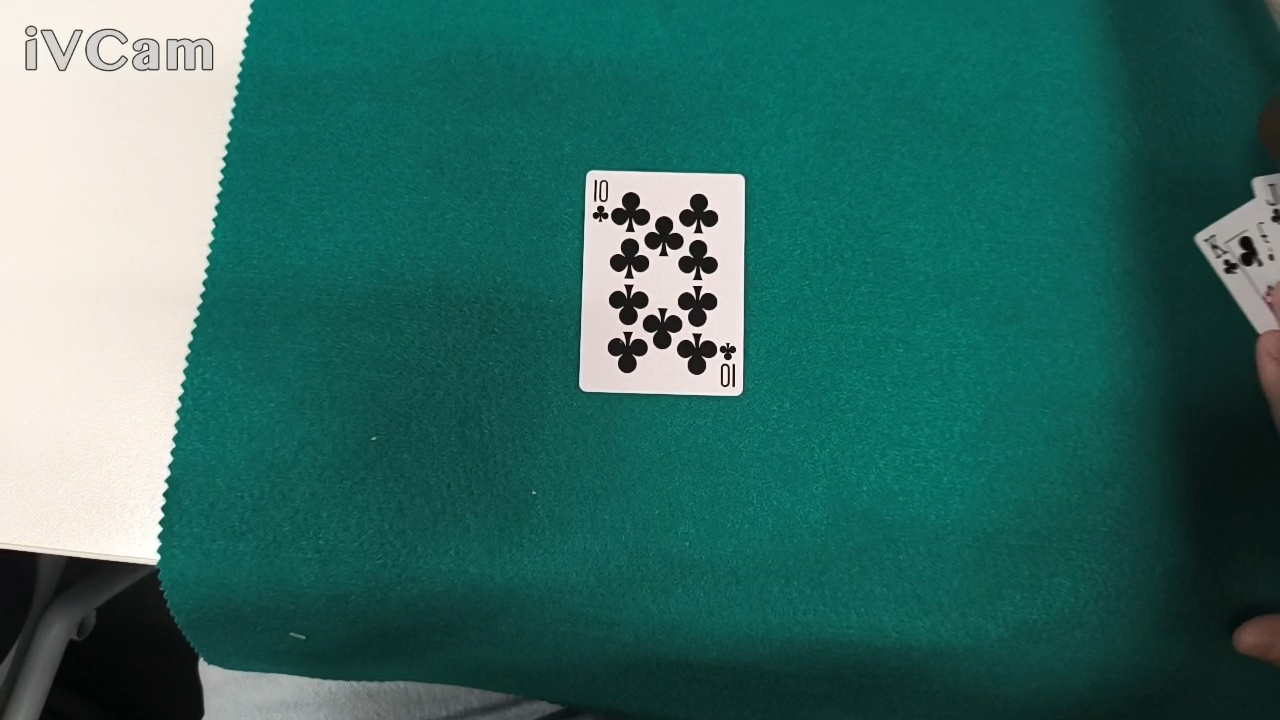
#> input picture card_templates/10_C_20251117_152222_full.jpg, 1280 x 720 px
$ python -i card_detector_fixed.py   (imports and definitions only)
#> lines starting #> are read from the running program, lines starting #| are printed output that depends on the picture; after the words box and inside, x2 and y2 are one past the last pixel; in counts of white or black regions, pixels touching at a corner belong together
#> further down, picture is the input picture: shape (720, 1280, 3); mean B, G, R 99.2, 107.1, 51.6
import cv2
import numpy as np

class CardDetector:
    def __init__(self, debug_mode=True):
        self.debug_mode = debug_mode

        # Rangos HSV MÁS AMPLIOS - se ajustarán en calibración
        self.green_lower = np.array([30, 30, 30])    # Más bajo
        self.green_upper = np.array([90, 255, 255])  # Más alto

        # Parámetros de detección más permisivos
        self.min_area = 1500
        self.max_area = 50000

    def detect_cards(self, frame):
        """Detección SIMPLIFICADA y ROBUSTA"""
        try:
            if frame is None:
                return [], []

            original = frame.copy()
            cards = []
            positions = []

            # 1. CONVERTIR A HSV
            hsv = cv2.cvtColor(frame, cv2.COLOR_BGR2HSV)
#> hsv: shape (720, 1280, 3); mean H, S, V 73.6, 168.5, 108.6

            # 2. CREAR MÁSCARA VERDE
            mask = cv2.inRange(hsv, self.green_lower, self.green_upper)
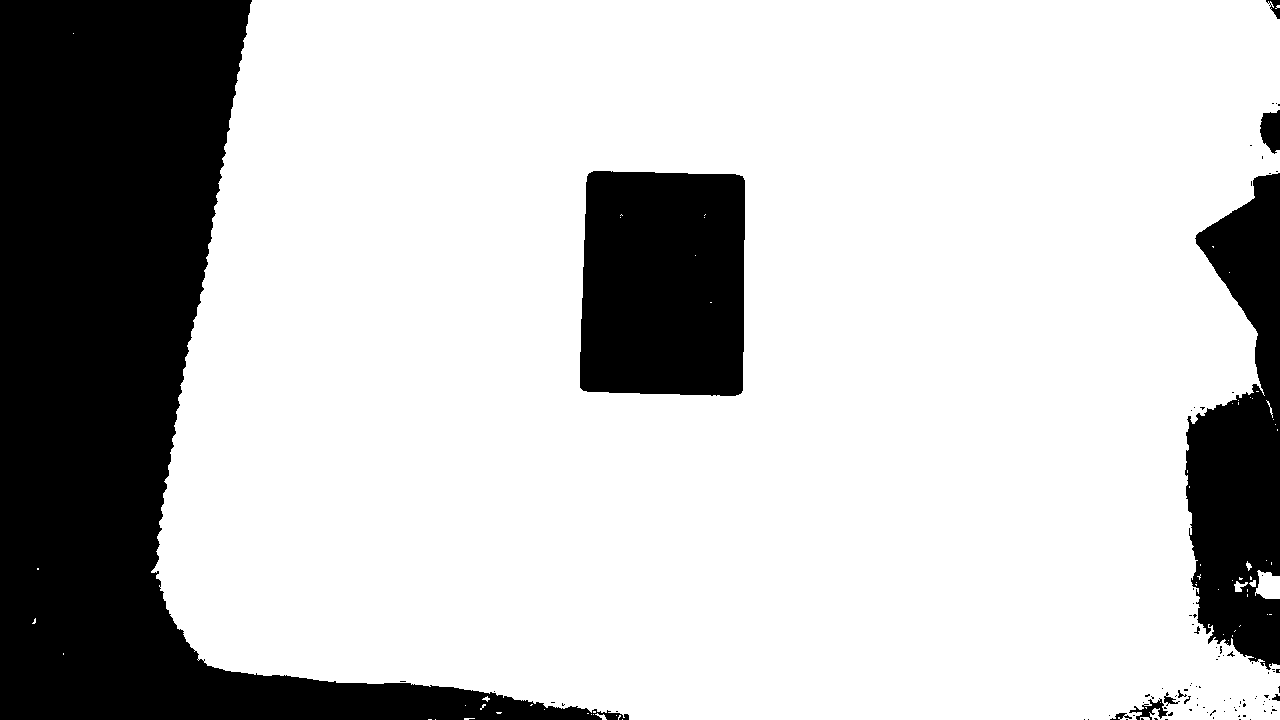
#> mask: shape (720, 1280); 75.8% white; 97 black regions (85 under 20 px), largest, box (x1, y1, x2, y2) and area: (0, 0, 629, 720) 155718, (580, 171, 745, 396) 35572, (1185, 173, 1280, 670) 30506

            # 3. MEJORAR LA MÁSCARA
            kernel = np.ones((5,5), np.uint8)
            mask = cv2.morphologyEx(mask, cv2.MORPH_CLOSE, kernel)
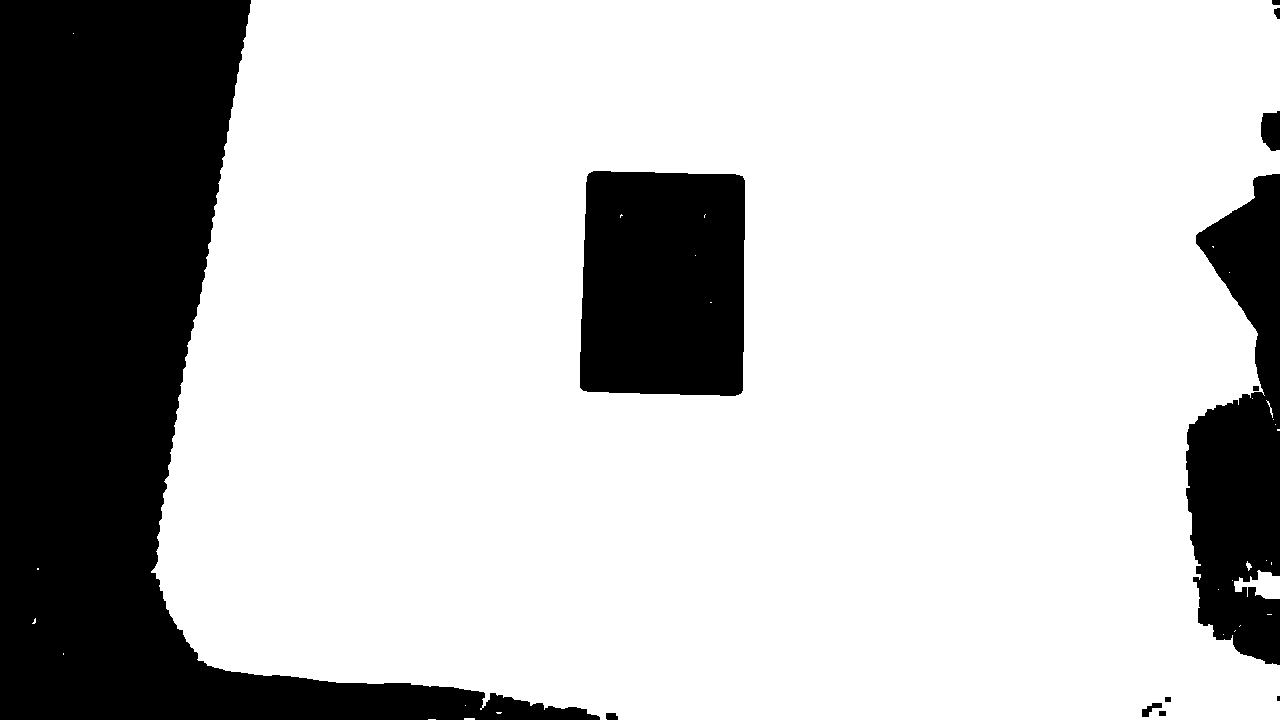
#> mask: shape (720, 1280); 75.9% white; 12 black regions (1 under 20 px), largest, box (x1, y1, x2, y2) and area: (0, 0, 600, 720) 155328, (580, 171, 745, 396) 35565, (1186, 174, 1280, 665) 29982
            mask = cv2.morphologyEx(mask, cv2.MORPH_OPEN, kernel)
#> mask: shape (720, 1280); 75.9% white; 9 black regions (1 under 20 px)

            if self.debug_mode:
                cv2.imshow("1 - Máscara Verde", mask)
                print(f"Píxeles verdes detectados: {cv2.countNonZero(mask)}")
#| Píxeles verdes detectados: 699195

            # 4. ENCONTRAR CONTORNOS
            contours, _ = cv2.findContours(mask, cv2.RETR_EXTERNAL, cv2.CHAIN_APPROX_SIMPLE)
#> contours = 2 contours; box (x1, y1, x2, y2) and area: (154, 0, 1280, 720) 732370, (1234, 572, 1280, 599) 665

            if self.debug_mode:
                print(f"Contornos encontrados: {len(contours)}")
#| Contornos encontrados: 2

            # 5. FILTRAR CONTORNOS QUE PODRÍAN SER CARTAS
            for contour in contours:
                area = cv2.contourArea(contour)

                # Filtrar por área
                if area < self.min_area or area > self.max_area:
                    continue

                # Simplificar contorno
                epsilon = 0.02 * cv2.arcLength(contour, True)
                approx = cv2.approxPolyDP(contour, epsilon, True)

                # Buscar formas con 4 lados (cartas)
                if len(approx) == 4:
                    x, y, w, h = cv2.boundingRect(contour)

                    # Verificar relación de aspecto de carta
                    aspect_ratio = w / h
                    if 0.5 <= aspect_ratio <= 0.8:  # Relación típica de cartas
                        # Extraer la carta con margen
                        margin = 15
                        x1 = max(0, x - margin)
                        y1 = max(0, y - margin)
                        x2 = min(frame.shape[1], x + w + margin)
                        y2 = min(frame.shape[0], y + h + margin)

                        card_img = original[y1:y2, x1:x2]

                        if card_img.size > 0:
                            cards.append(card_img)
                            positions.append((x1, y1, x2-x1, y2-y1))

                            if self.debug_mode:
                                print(f"Carta detectada: {x1}, {y1}, {w}, {h}, área: {area}")
#> this loop made 2 passes
#> area on passes 1 to 2: 665, 732370.5
#> after the loop, cards = []; positions = []

            if self.debug_mode:
                # Mostrar resultado
                result = original.copy()
                for (x, y, w, h) in positions:
                    cv2.rectangle(result, (x, y), (x+w, y+h), (0, 255, 0), 3)
                    cv2.putText(result, "CARTA", (x, y-10),
                               cv2.FONT_HERSHEY_SIMPLEX, 0.7, (0, 255, 0), 2)
#> this loop made 0 passes
                cv2.imshow("2 - Cartas Detectadas", result)
                cv2.waitKey(1)

            return cards, positions

        except Exception as e:
            print(f"Error en detección: {e}")
            return [], []

    # [161 lines left out: functions calibrate_color, prueba_rapida, prueba_camara, not called in this run]

# [13 lines not run here, left out]

>>> import cv2
>>> picture = cv2.imread('card_templates/10_C_20251117_152222_full.jpg')
>>> result = CardDetector().detect_cards(picture)
#> result = ([], [])

$ run again, on card_templates/3_C_20251117_151905_full.jpg
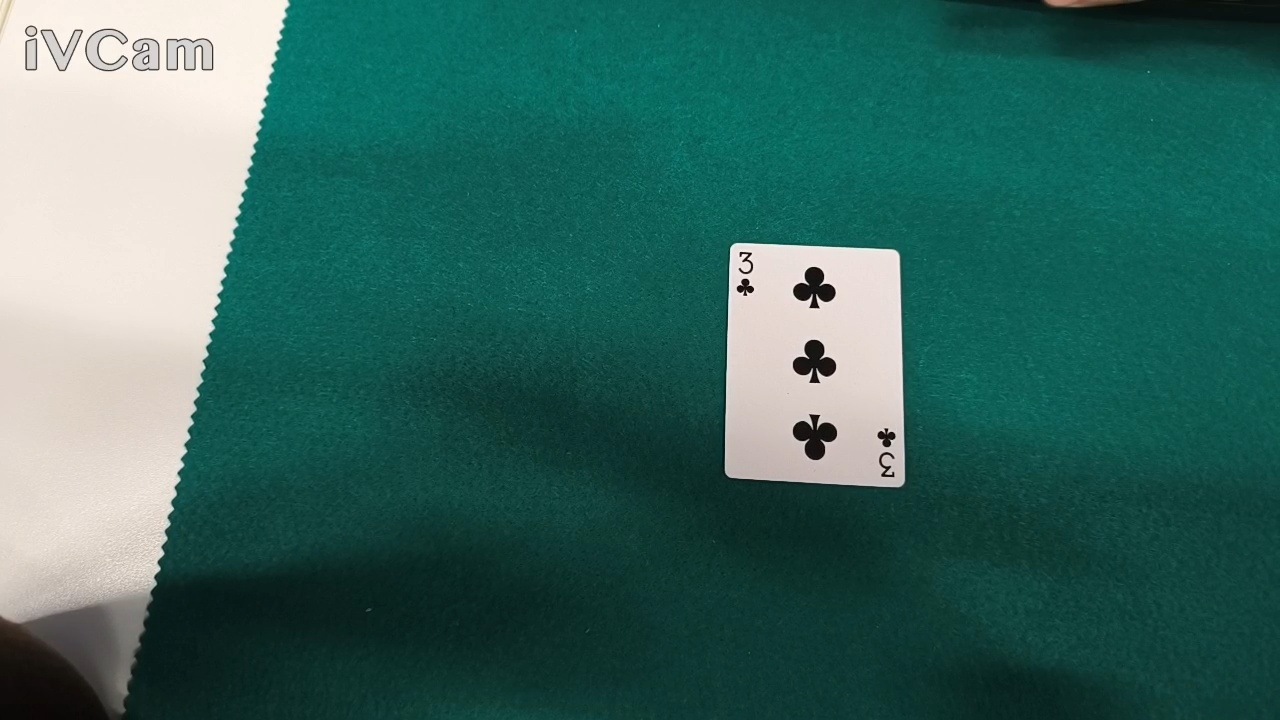
#> input picture card_templates/3_C_20251117_151905_full.jpg, 1280 x 720 px
#> picture is the input picture: shape (720, 1280, 3); mean B, G, R 95.7, 103.3, 54.6
#> hsv: shape (720, 1280, 3); mean H, S, V 71.6, 167.9, 105.2
#> in detect_cards, `mask = cv2.inRange(hsv, self.green_lower, self.green_upper)`:
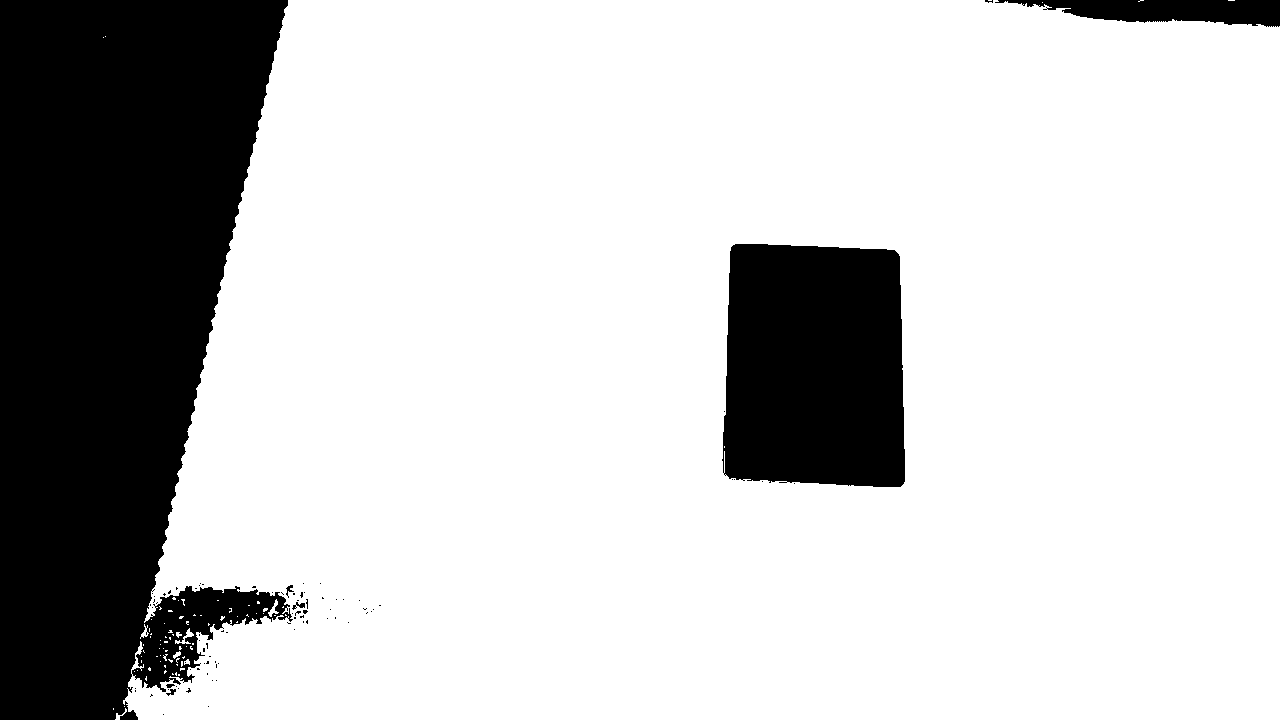
#> mask: shape (720, 1280); 78.2% white; 85 black regions (78 under 20 px), largest, box (x1, y1, x2, y2) and area: (0, 0, 293, 720) 154364, (722, 244, 905, 487) 41580, (995, 0, 1280, 27) 4955
#> in detect_cards, `mask = cv2.morphologyEx(mask, cv2.MORPH_OPEN, kernel)`:
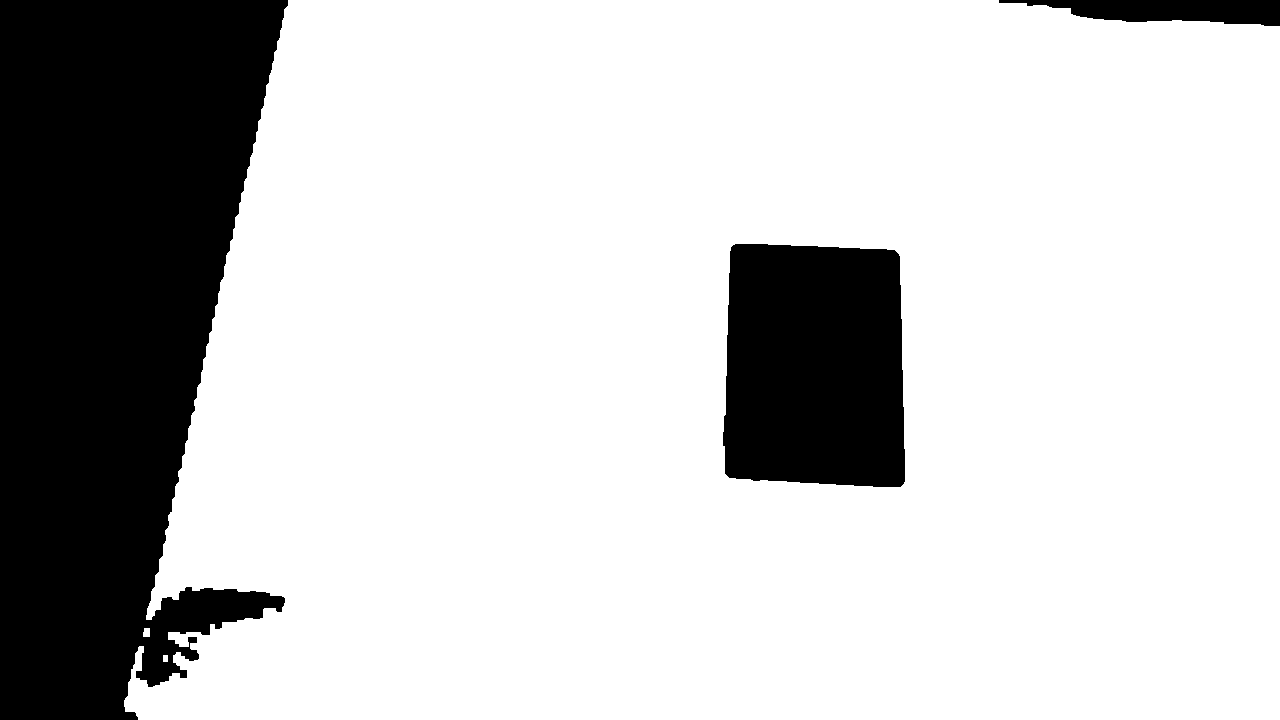
#> mask: shape (720, 1280); 78.3% white; 3 black regions
#| Píxeles verdes detectados: 721764
#> contours = 3 contours; box (x1, y1, x2, y2) and area: (124, 0, 1280, 720) 761114, (143, 628, 150, 637) 44, (163, 655, 168, 662) 24
#| Contornos encontrados: 3
#> the loop in detect_cards, `for contour in contours:` made 3 passes
#> area on passes 2 to 3: 44.5, 761114
#> after the loop in detect_cards, `for contour in contours:`: cards = []
#> result = ([], [])

$ run again, on card_templates/5_C_20251117_151933_full.jpg
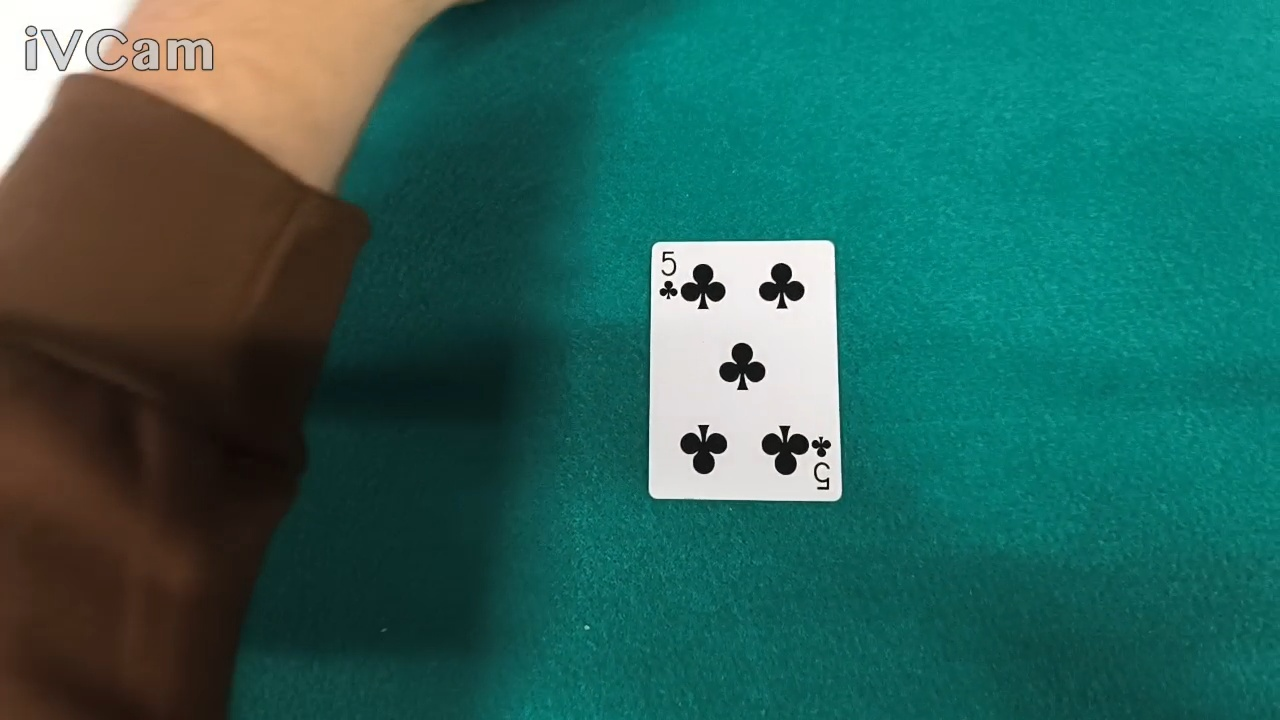
#> input picture card_templates/5_C_20251117_151933_full.jpg, 1280 x 720 px
#> picture is the input picture: shape (720, 1280, 3); mean B, G, R 90.4, 99.6, 41.9
#> hsv: shape (720, 1280, 3); mean H, S, V 67.2, 188.7, 105.9
#> in detect_cards, `mask = cv2.inRange(hsv, self.green_lower, self.green_upper)`:
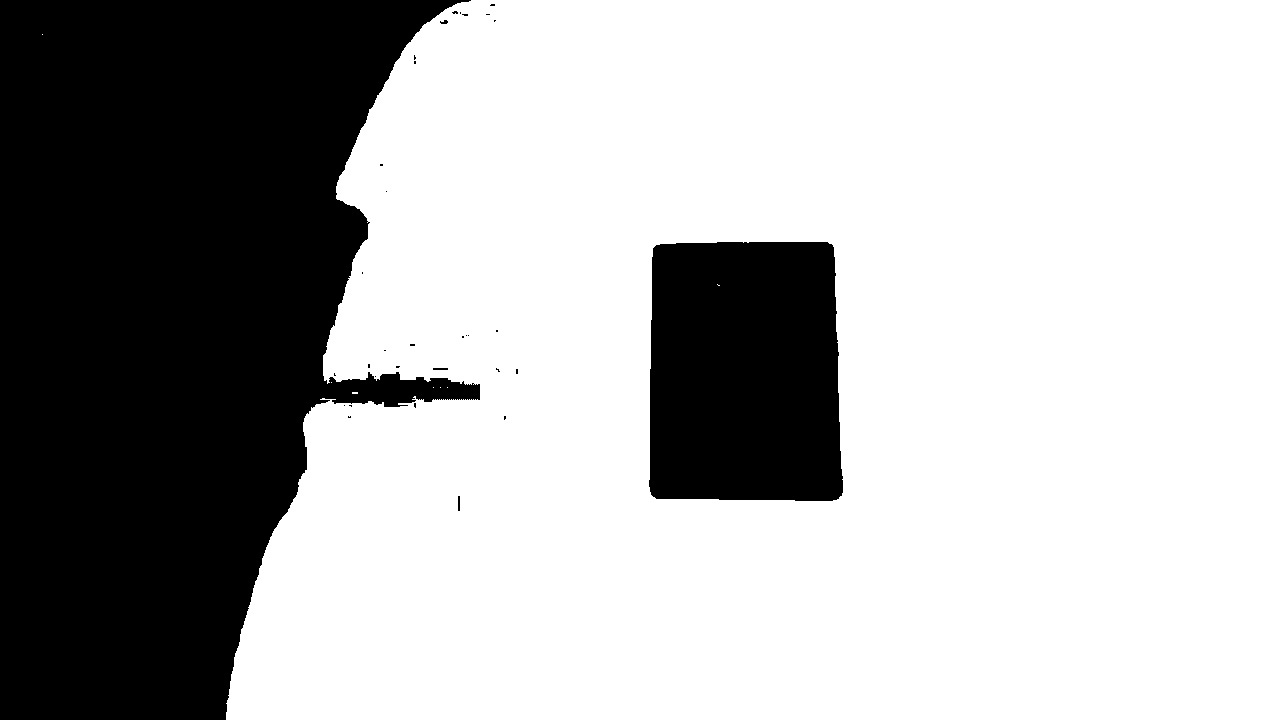
#> mask: shape (720, 1280); 69.4% white; 33 black regions (28 under 20 px), largest, box (x1, y1, x2, y2) and area: (0, 0, 480, 720) 233716, (649, 242, 843, 501) 48139, (433, 368, 448, 370) 30, (458, 496, 460, 511) 30, (440, 20, 448, 24) 22
#| Píxeles verdes detectados: 639912
#> contours = 1 contour; box (x1, y1, x2, y2) and area: (226, 0, 1280, 720) 686184
#| Contornos encontrados: 1
#> the loop in detect_cards, `for contour in contours:` made 1 pass
#> area on pass 1: 686183.5
#> after the loop in detect_cards, `for contour in contours:`: cards = []
#> result = ([], [])
